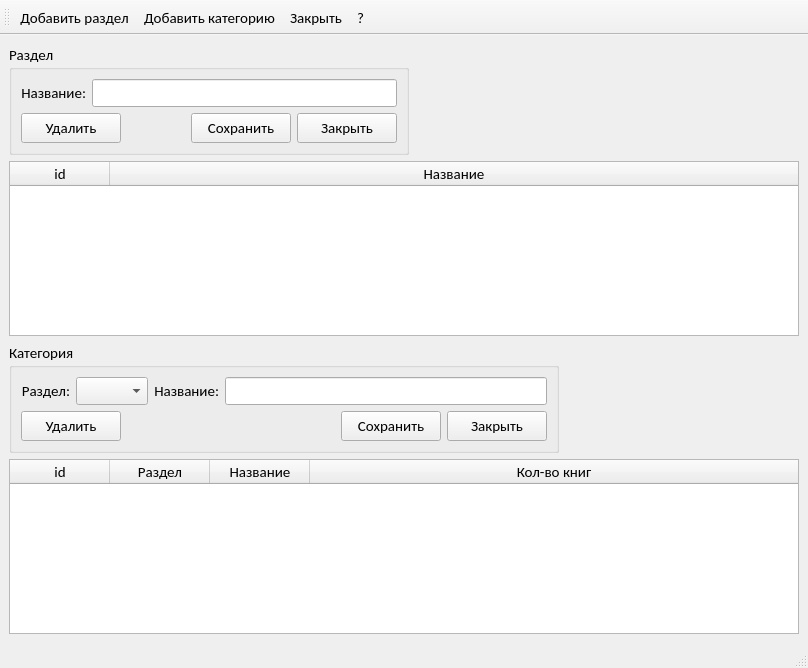
<?xml version="1.0" encoding="UTF-8"?>
<ui version="4.0">
 <class>sect_cat</class>
 <widget class="QMainWindow" name="sect_cat">
  <property name="geometry">
   <rect>
    <x>0</x>
    <y>0</y>
    <width>808</width>
    <height>668</height>
   </rect>
  </property>
  <property name="font">
   <font>
    <family>Calibri</family>
    <pointsize>11</pointsize>
   </font>
  </property>
  <property name="windowTitle">
   <string>Разделы и Категории</string>
  </property>
  <widget class="QWidget" name="centralwidget">
   <layout class="QGridLayout" name="gridLayout_3">
    <item row="0" column="0">
     <layout class="QVBoxLayout" name="verticalLayout_2">
      <item>
       <layout class="QHBoxLayout" name="horizontalLayout_5">
        <item>
         <widget class="QGroupBox" name="groupBox_sect">
          <property name="sizePolicy">
           <sizepolicy hsizetype="Preferred" vsizetype="Preferred">
            <horstretch>0</horstretch>
            <verstretch>0</verstretch>
           </sizepolicy>
          </property>
          <property name="minimumSize">
           <size>
            <width>400</width>
            <height>0</height>
           </size>
          </property>
          <property name="maximumSize">
           <size>
            <width>400</width>
            <height>16777215</height>
           </size>
          </property>
          <property name="title">
           <string>Раздел</string>
          </property>
          <layout class="QGridLayout" name="gridLayout">
           <item row="0" column="0">
            <layout class="QVBoxLayout" name="verticalLayout">
             <item>
              <layout class="QHBoxLayout" name="horizontalLayout">
               <item>
                <widget class="QLabel" name="label">
                 <property name="text">
                  <string>Название:</string>
                 </property>
                 <property name="alignment">
                  <set>Qt::AlignRight|Qt::AlignTrailing|Qt::AlignVCenter</set>
                 </property>
                </widget>
               </item>
               <item>
                <widget class="QLineEdit" name="lineEdit_sect_name"/>
               </item>
              </layout>
             </item>
             <item>
              <layout class="QHBoxLayout" name="horizontalLayout_2">
               <item>
                <widget class="QPushButton" name="pushButton_sect_del">
                 <property name="minimumSize">
                  <size>
                   <width>100</width>
                   <height>30</height>
                  </size>
                 </property>
                 <property name="maximumSize">
                  <size>
                   <width>100</width>
                   <height>30</height>
                  </size>
                 </property>
                 <property name="text">
                  <string>Удалить</string>
                 </property>
                </widget>
               </item>
               <item>
                <spacer name="horizontalSpacer">
                 <property name="orientation">
                  <enum>Qt::Horizontal</enum>
                 </property>
                 <property name="sizeHint" stdset="0">
                  <size>
                   <width>40</width>
                   <height>20</height>
                  </size>
                 </property>
                </spacer>
               </item>
               <item>
                <widget class="QPushButton" name="pushButton_sect_save">
                 <property name="minimumSize">
                  <size>
                   <width>100</width>
                   <height>30</height>
                  </size>
                 </property>
                 <property name="maximumSize">
                  <size>
                   <width>100</width>
                   <height>30</height>
                  </size>
                 </property>
                 <property name="text">
                  <string>Сохранить</string>
                 </property>
                </widget>
               </item>
               <item>
                <widget class="QPushButton" name="pushButton_sect_close">
                 <property name="minimumSize">
                  <size>
                   <width>100</width>
                   <height>25</height>
                  </size>
                 </property>
                 <property name="maximumSize">
                  <size>
                   <width>100</width>
                   <height>30</height>
                  </size>
                 </property>
                 <property name="text">
                  <string>Закрыть</string>
                 </property>
                </widget>
               </item>
              </layout>
             </item>
            </layout>
           </item>
          </layout>
         </widget>
        </item>
        <item>
         <spacer name="horizontalSpacer_3">
          <property name="orientation">
           <enum>Qt::Horizontal</enum>
          </property>
          <property name="sizeHint" stdset="0">
           <size>
            <width>40</width>
            <height>20</height>
           </size>
          </property>
         </spacer>
        </item>
       </layout>
      </item>
      <item>
       <widget class="QTableWidget" name="tableWidget_sect">
        <property name="font">
         <font>
          <family>Calibri</family>
          <pointsize>11</pointsize>
         </font>
        </property>
        <property name="editTriggers">
         <set>QAbstractItemView::NoEditTriggers</set>
        </property>
        <property name="alternatingRowColors">
         <bool>true</bool>
        </property>
        <property name="selectionMode">
         <enum>QAbstractItemView::SingleSelection</enum>
        </property>
        <property name="selectionBehavior">
         <enum>QAbstractItemView::SelectRows</enum>
        </property>
        <property name="sortingEnabled">
         <bool>true</bool>
        </property>
        <attribute name="horizontalHeaderStretchLastSection">
         <bool>true</bool>
        </attribute>
        <attribute name="verticalHeaderDefaultSectionSize">
         <number>27</number>
        </attribute>
        <column>
         <property name="text">
          <string>id</string>
         </property>
        </column>
        <column>
         <property name="text">
          <string>Название</string>
         </property>
         <property name="font">
          <font>
           <family>Calibri</family>
           <pointsize>11</pointsize>
          </font>
         </property>
        </column>
       </widget>
      </item>
      <item>
       <layout class="QHBoxLayout" name="horizontalLayout_6">
        <item>
         <widget class="QGroupBox" name="groupBox_cat">
          <property name="minimumSize">
           <size>
            <width>550</width>
            <height>0</height>
           </size>
          </property>
          <property name="maximumSize">
           <size>
            <width>550</width>
            <height>16777215</height>
           </size>
          </property>
          <property name="title">
           <string>Категория</string>
          </property>
          <layout class="QGridLayout" name="gridLayout_2">
           <item row="0" column="0">
            <layout class="QHBoxLayout" name="horizontalLayout_4">
             <item>
              <widget class="QLabel" name="label_2">
               <property name="text">
                <string>Раздел:</string>
               </property>
               <property name="alignment">
                <set>Qt::AlignRight|Qt::AlignTrailing|Qt::AlignVCenter</set>
               </property>
              </widget>
             </item>
             <item>
              <widget class="QComboBox" name="comboBox_sect"/>
             </item>
             <item>
              <widget class="QLabel" name="label_3">
               <property name="text">
                <string>Название:</string>
               </property>
               <property name="alignment">
                <set>Qt::AlignRight|Qt::AlignTrailing|Qt::AlignVCenter</set>
               </property>
              </widget>
             </item>
             <item>
              <widget class="QLineEdit" name="lineEdit_cat_name"/>
             </item>
            </layout>
           </item>
           <item row="1" column="0">
            <layout class="QHBoxLayout" name="horizontalLayout_3">
             <item>
              <widget class="QPushButton" name="pushButton_cat_del">
               <property name="minimumSize">
                <size>
                 <width>100</width>
                 <height>30</height>
                </size>
               </property>
               <property name="maximumSize">
                <size>
                 <width>100</width>
                 <height>30</height>
                </size>
               </property>
               <property name="text">
                <string>Удалить</string>
               </property>
              </widget>
             </item>
             <item>
              <spacer name="horizontalSpacer_2">
               <property name="orientation">
                <enum>Qt::Horizontal</enum>
               </property>
               <property name="sizeHint" stdset="0">
                <size>
                 <width>37</width>
                 <height>23</height>
                </size>
               </property>
              </spacer>
             </item>
             <item>
              <widget class="QPushButton" name="pushButton_cat_save">
               <property name="minimumSize">
                <size>
                 <width>100</width>
                 <height>30</height>
                </size>
               </property>
               <property name="maximumSize">
                <size>
                 <width>100</width>
                 <height>30</height>
                </size>
               </property>
               <property name="text">
                <string>Сохранить</string>
               </property>
              </widget>
             </item>
             <item>
              <widget class="QPushButton" name="pushButton_cat_close">
               <property name="minimumSize">
                <size>
                 <width>100</width>
                 <height>30</height>
                </size>
               </property>
               <property name="maximumSize">
                <size>
                 <width>100</width>
                 <height>30</height>
                </size>
               </property>
               <property name="text">
                <string>Закрыть</string>
               </property>
              </widget>
             </item>
            </layout>
           </item>
          </layout>
         </widget>
        </item>
        <item>
         <spacer name="horizontalSpacer_4">
          <property name="orientation">
           <enum>Qt::Horizontal</enum>
          </property>
          <property name="sizeHint" stdset="0">
           <size>
            <width>40</width>
            <height>20</height>
           </size>
          </property>
         </spacer>
        </item>
       </layout>
      </item>
      <item>
       <widget class="QTableWidget" name="tableWidget_cat">
        <property name="font">
         <font>
          <family>Calibri</family>
          <pointsize>11</pointsize>
         </font>
        </property>
        <property name="editTriggers">
         <set>QAbstractItemView::NoEditTriggers</set>
        </property>
        <property name="alternatingRowColors">
         <bool>true</bool>
        </property>
        <property name="selectionMode">
         <enum>QAbstractItemView::SingleSelection</enum>
        </property>
        <property name="selectionBehavior">
         <enum>QAbstractItemView::SelectRows</enum>
        </property>
        <property name="sortingEnabled">
         <bool>true</bool>
        </property>
        <attribute name="horizontalHeaderStretchLastSection">
         <bool>true</bool>
        </attribute>
        <attribute name="verticalHeaderDefaultSectionSize">
         <number>27</number>
        </attribute>
        <column>
         <property name="text">
          <string>id</string>
         </property>
        </column>
        <column>
         <property name="text">
          <string>Раздел</string>
         </property>
        </column>
        <column>
         <property name="text">
          <string>Название</string>
         </property>
         <property name="font">
          <font>
           <family>Calibri</family>
           <pointsize>11</pointsize>
          </font>
         </property>
        </column>
        <column>
         <property name="text">
          <string>Кол-во книг</string>
         </property>
         <property name="font">
          <font>
           <family>Calibri</family>
           <pointsize>11</pointsize>
          </font>
         </property>
        </column>
       </widget>
      </item>
     </layout>
    </item>
   </layout>
  </widget>
  <widget class="QStatusBar" name="statusbar"/>
  <widget class="QToolBar" name="toolBar">
   <property name="windowTitle">
    <string>toolBar</string>
   </property>
   <property name="movable">
    <bool>true</bool>
   </property>
   <attribute name="toolBarArea">
    <enum>TopToolBarArea</enum>
   </attribute>
   <attribute name="toolBarBreak">
    <bool>false</bool>
   </attribute>
   <addaction name="actionAddSections"/>
   <addaction name="actionAddCategory"/>
   <addaction name="actionClose"/>
   <addaction name="actionHelp"/>
  </widget>
  <action name="actionAddSections">
   <property name="text">
    <string>Добавить раздел</string>
   </property>
   <property name="font">
    <font>
     <family>Calibri</family>
     <pointsize>11</pointsize>
    </font>
   </property>
  </action>
  <action name="actionAddCategory">
   <property name="text">
    <string>Добавить категорию</string>
   </property>
   <property name="font">
    <font>
     <family>Calibri</family>
     <pointsize>11</pointsize>
    </font>
   </property>
  </action>
  <action name="actionClose">
   <property name="text">
    <string>Закрыть</string>
   </property>
   <property name="font">
    <font>
     <family>Calibri</family>
     <pointsize>11</pointsize>
    </font>
   </property>
  </action>
  <action name="actionHelp">
   <property name="text">
    <string>  ?  </string>
   </property>
   <property name="font">
    <font>
     <family>Calibri</family>
     <pointsize>11</pointsize>
    </font>
   </property>
  </action>
 </widget>
 <resources/>
 <connections/>
</ui>
